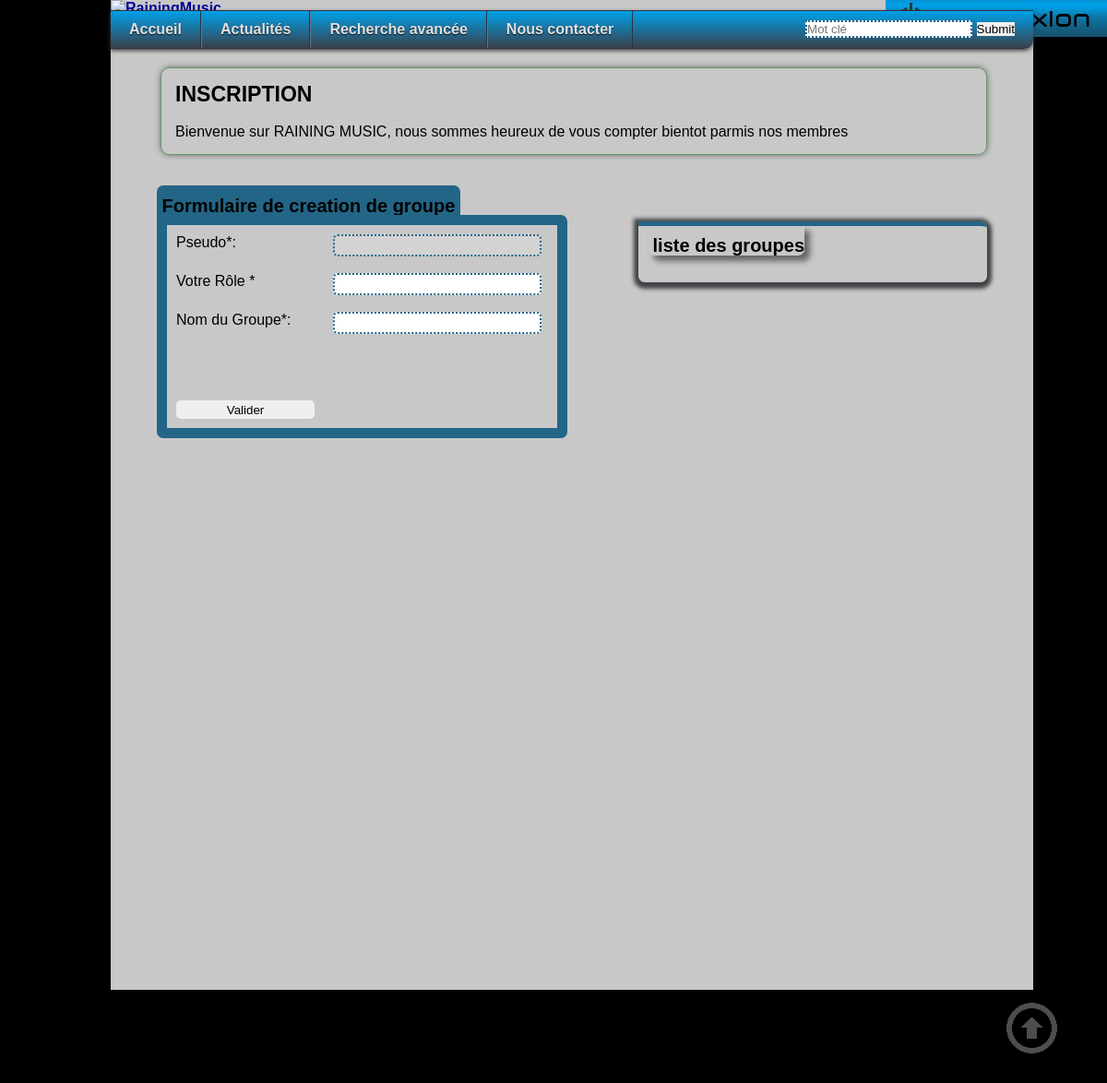
The app's page /template/creerRejoindreGroupe.php, older data.
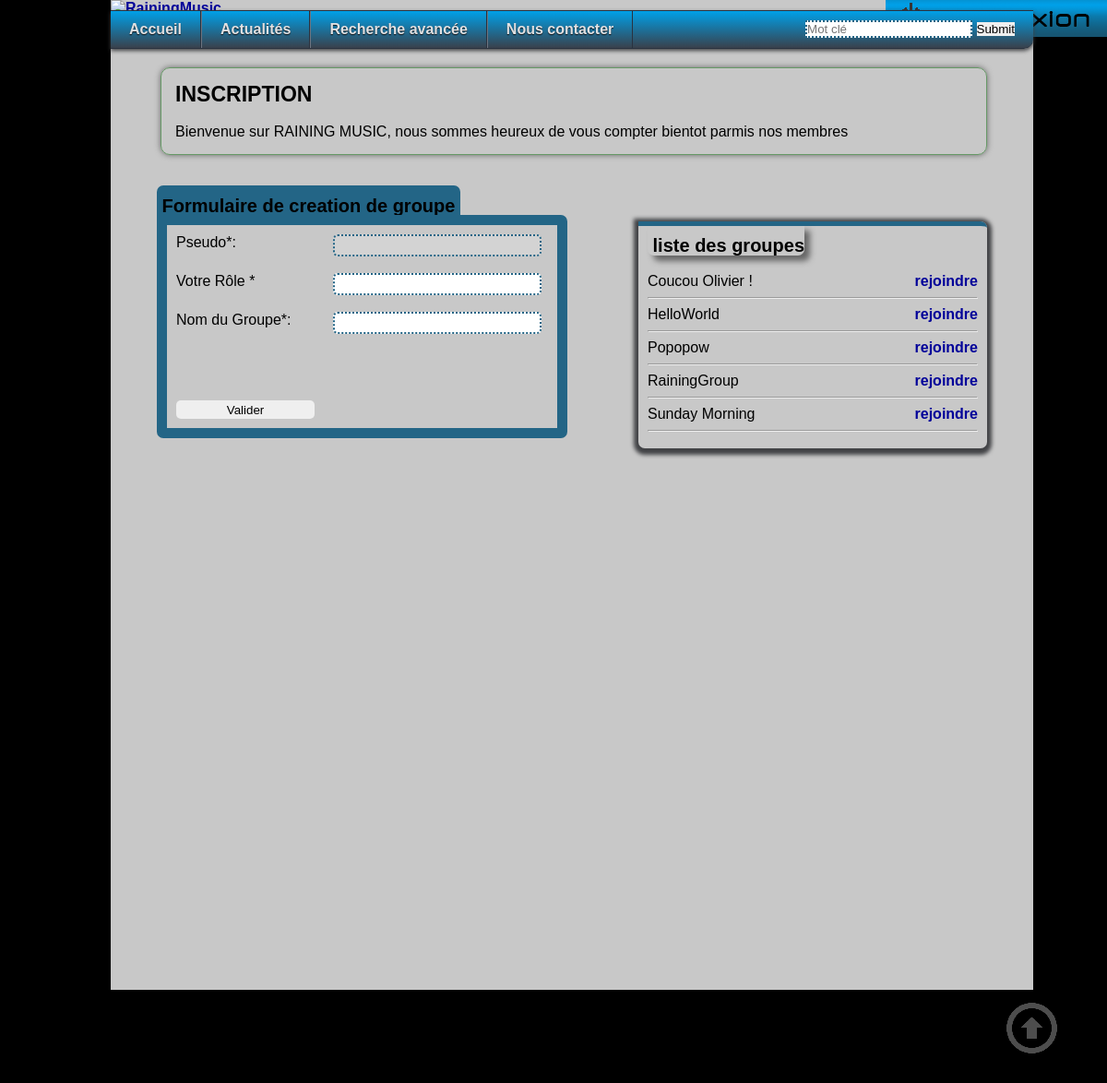
The same page, newer data.
### tables this page shows
CREATE TABLE IF NOT EXISTS `groupe` (
  `Id` int(11) NOT NULL,
  `Nom` varchar(50) NOT NULL,
  `Popularite` int(11) DEFAULT NULL,
  PRIMARY KEY (`Id`),
  KEY `Nom` (`Nom`),
  KEY `Nom_2` (`Nom`)
);

### model/group.php (called while the page is built, shortened)
<?php
class Group implements serializable{
	function __construct($nom)
	{
		$this->nom = $nom;
	}
	public static function getgroup()
	{
		$connexion = connect();
		$requete = $connexion->prepare("SELECT Nom FROM groupe ORDER BY Nom ASC");
		if($requete->execute())
		{
			$listeGroupe = array();
			while($lignes=$requete->fetch(PDO::FETCH_OBJ))
			{
				$groupe = new Group($lignes->Nom);
				$listeGroupe[] = $groupe;
			}
		}
		return $listeGroupe;
	}
}
?>

### template/creerRejoindreGroupe.php (the view, shortened to what this page needs)
<?php
include("./../layout/basic_header.php");
include("./../model/group.php");
$liste = Group::getgroup();
?>
<div class="conteneur" style="margin-left:5%; width:90%; min-width:800px; height:100%; background-color:#c8c8c8; ">
    <p class="text"><big><big><strong>INSCRIPTION</strong></big></big><br /><br />Bienvenue sur RAINING MUSIC, nous sommes heureux de vous compter bientot parmis nos membres </p>	<div class="main">
    	<br /> <br />
 <div class="right" style="min-height: 400px; padding-left:10px; padding-top:20px; " >
 <div style="text-align:justify; border-top:#236586 thick solid; border-radius: 0px 7px 7px 7px;	box-shadow: 0 2px 4px 5px #424346;  padding:10px;">
  	 <span style="font-weight:bold;border-radius: 0px 0px 7px 7px; box-shadow: #666 6px 6px 6px 0px; padding-top:11px; font-family:Arial, Helvetica, sans-serif;
    		font-size:20px;" >&nbsp;liste des groupes </span><br/><br/>
    		<?php
    		$i=0;
    		while(isset($liste[$i]))
    		{
    			echo $liste[$i]->nom;
    			echo"<a href=\"./../index.php?action='rejoindre_groupe'&groupe=".$liste[$i]->nom."\"style=\"float:right;\">rejoindre</a>";
    			echo"<hr />";
    			$i++;
			}
    		?>
  	 </div>
    	</div>
   	  <div class="left" style="width: 56% ;min-height: 400px; min-width: 56%">
   	  <span style=" background-color:#236586;font-weight:bold;border-radius: 7px 7px 0px 0px; padding-top:11px; font-family:Arial, Helvetica, sans-serif; font-size:20px; position:relative;top:-8px; " >&nbsp;Formulaire de creation de groupe&nbsp;</span>
     <br/>
    <article id="formulaireContact" style="border:11px solid #236586;margin-top:15px; border-radius: 0px 7px 7px 7px; position:relative; bottom:25px; padding:10px; width=100%">
     <form action="../index.php?action='creerGroupe'" method="post">
            <fieldset>
            <label for="pseudo" >Pseudo*:</label>
   			<input type="text" disabled="disabled" name="pseudo" value="<?php echo $user->login?>" required/><br/><br/>
            <label for="role">Votre Rôle *</label>
		    <input type="text" name="role" required><br/><br/>
		    <label for="nomGroupe">Nom du Groupe*:</label>
		    <input type="text" name="nomGroupe" required/><br/><br/>
		    <input type="hidden"  name="pseudo" value="<?php echo $user->login?>" required/><br/>
			<br /> <br />
            <input id="sendButton" type="submit" value="Valider"/>
            </fieldset>
        </form>
    </article>
   	 </div>
</div>
<?php
include("./../layout/basic_footer.php");
?>

Row changes from the older to the newer data that the page shows:
added groupe: Nom "Coucou Olivier !"
added groupe: Nom "HelloWorld"
added groupe: Nom "Popopow"
added groupe: Nom "RainingGroup"
added groupe: Nom "Sunday Morning"
